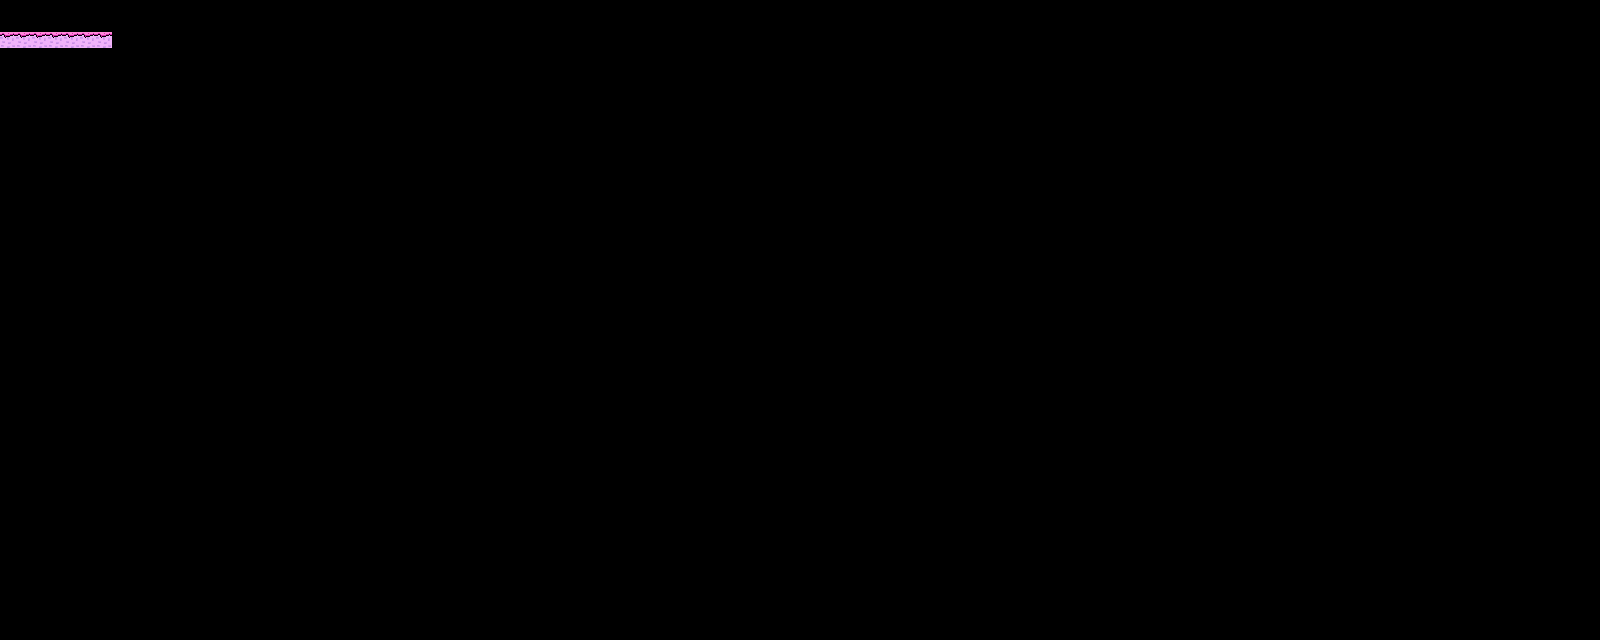

Below is a game level as drawn by its tile map, then a one-line description and the .tmx that defines it (tile-layer data replaced by summaries):
An orthogonal 100x40 tile map with 16x16 px tiles, 1 tile layer (Tile Layer 1).

<map version="1.10" tiledversion="1.11.2" orientation="orthogonal" renderorder="right-down" width="100" height="40" tilewidth="16" tileheight="16" infinite="0" nextlayerid="2" nextobjectid="1">
 <tileset firstgid="1" source="wiztiles.tsx" />
 <layer id="1" name="Tile Layer 1" width="100" height="40">
  <data>[4000 cells, 7 non-empty, 1 distinct tile ids]</data>
 </layer>
</map>
